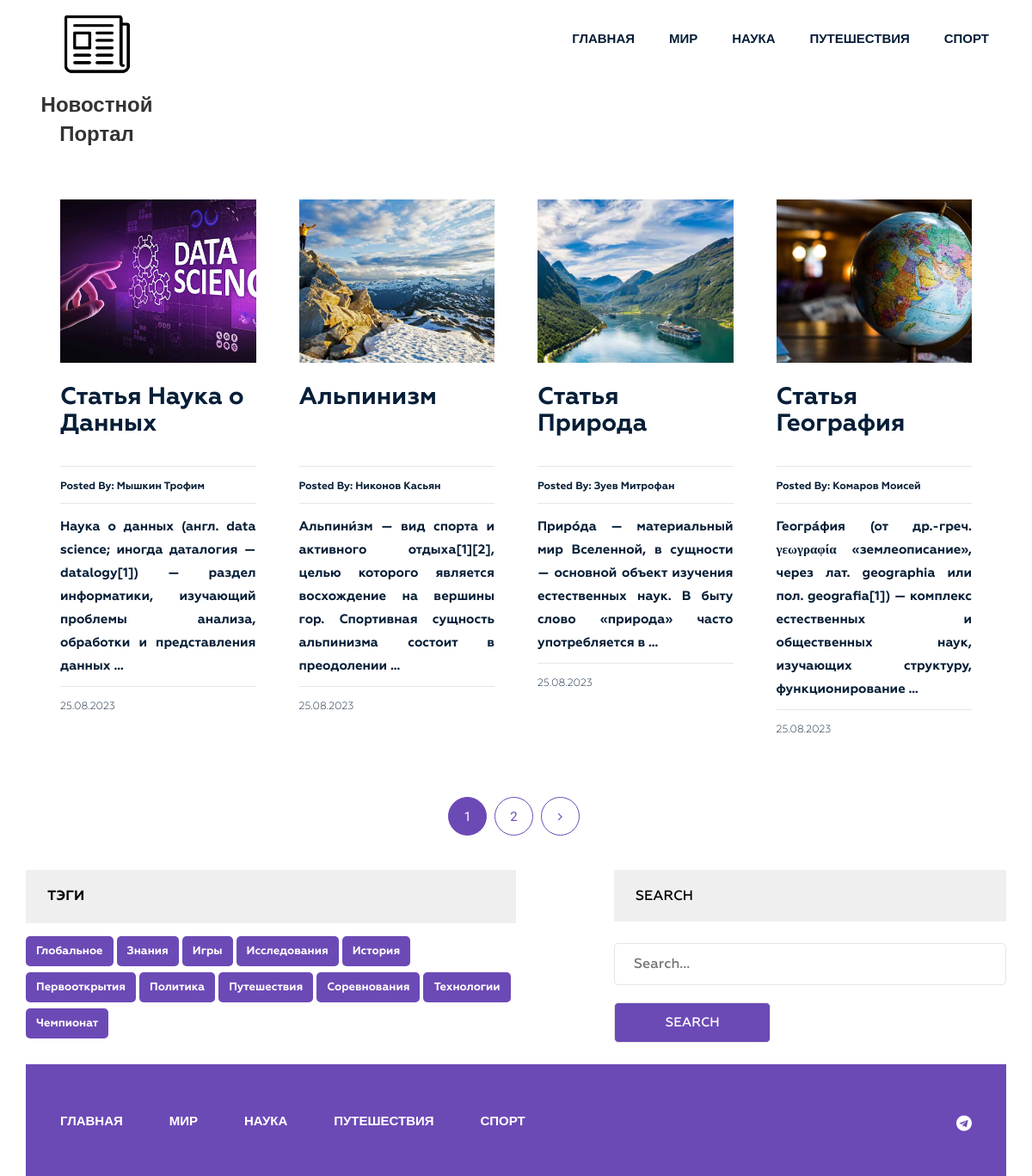
/tag/discovery/, run on the app's committed database.
### news/models.py (models this page shows, shortened)
class Category(models.Model):
    title = models.CharField(max_length=255)
    slug = models.SlugField(max_length=255, verbose_name='Category_url', unique=True)
    def get_absolute_url(self):
        return reverse('category', kwargs={"slug": self.slug})
    class Meta:
        verbose_name = 'Category(s)'
        verbose_name_plural = 'Categories'
        ordering = ['title']

class Post(models.Model):
    title = models.CharField(max_length=255, verbose_name='Name')
    slug = models.SlugField(max_length=255, unique=True, verbose_name='Link')
    author = models.CharField(max_length=100, verbose_name='Author')
    content = models.TextField(blank=True, verbose_name='Content')
    created_at = models.DateTimeField(auto_now_add=True, verbose_name='Published')
    photo = models.ImageField(upload_to='photos/%Y/%m/%d/', blank=True, verbose_name='Photo')
    views = models.IntegerField(default=0, verbose_name='Number of views')
    category = models.ForeignKey(Category, on_delete=models.PROTECT, related_name='posts', verbose_name='Category')
    tags = models.ManyToManyField(Tag, blank=True, related_name='posts', verbose_name='Tag')
    is_published = models.BooleanField(default=True)
    def get_absolute_url(self):
        return reverse('post', kwargs={"slug": self.slug})
    class Meta:
        verbose_name = 'Article(s)'
        verbose_name_plural = 'Articles'
        ordering = ['-created_at']

class Tag(models.Model):
    title = models.CharField(max_length=50)
    slug = models.SlugField(max_length=50, verbose_name='Slug_url', unique=True)
    def __str__(self):
        return self.title
    def get_absolute_url(self):
        return reverse('tag', kwargs={"slug": self.slug})
    class Meta:
        verbose_name = 'Tag'
        verbose_name_plural = 'Tags'
        ordering = ['title']

### news/views.py (the view)
# urls.py: path('tag/<str:slug>/', PostsByTag.as_view(), name='tag'),
class PostsByTag(ListView):
    template_name = 'news/tag.html'
    context_object_name = 'posts'
    paginate_by = 4
    allow_empty = False
    def get_queryset(self):
        queryset = Post.objects.filter(tags__slug=self.kwargs['slug']).order_by('-created_at')
        if not queryset.exists():
            raise Http404("Статей с данной категорией не найдено...")
        return queryset
    def get_context_data(self, *, object_list=None, **kwargs):
        context = super().get_context_data(**kwargs)
        context['title'] = 'Записи по тегу: ' + str(Tag.objects.get(slug=self.kwargs['slug']))
        return context

### news/templatetags/menu.py (called while the page is built)
@register.inclusion_tag('news/menu_tpl.html')
def show_menu(menu_class='menu'):
    categories = Category.objects.all()
    return {"categories": categories, "menu_class": menu_class}

### news/templatetags/sidebar.py (called while the page is built)
@register.inclusion_tag('news/tags_tpl.html')
def get_tags():
    tags = Tag.objects.all()
    return {"tags": tags}

### news/templates/news/tag.html (shortened to what this page needs)
{% extends 'base.html' %}
{% load static %}
{% load sidebar %}
{% block content %}
<section class="blog-post-area">
    <div class="container">
        <div class="row">
            <div class="blog-post-area-style">
                {% for post in posts %}
                    <div class="col-md-3">
                        <div class="single-post">
                            <div class="main-img">
                                {% if post.photo %}
                                <img src="{{ post.photo.url }}" alt="{{ post.title }}">
                                {% else %}
                                <img src="{% static 'img/no-image.jpeg'%}" alt="{{ post.title }}" height="201" width="300">
                                {% endif %}
                            </div>
                            <h3><a href="{{ post.get_absolute_url }}">{{ post.title|truncatewords_html:7|safe }}</a></h3>
                            <h4><span><b>Posted By: </b><span class="author-name"><b>{{ post.author }}</b></span></span></h4>
                            <a href="{{ post.get_absolute_url }}"><p><b>{{ post.content|truncatewords_html:20|safe }}</b></p></a>
                            <h4><span>{{ post.created_at|date:"d.m.Y" }}</span></h4>
                        </div>
                    </div>
                {% endfor %}
            </div>
        </div>
        {% if page_obj.has_other_pages %}
            <div class="pegination">
                <div class="nav-links">
                    {% for p in page_obj.paginator.page_range %}
                        {% if page_obj.number == p %}
                        <span class="page-numbers current">{{ p }}</span>
                        {% elif p > page_obj.number|add:-3 and p < page_obj.number|add:3 %}
                        <a class="page-numbers" href="?page={{ p }}">{{ p }}</a>
                        {% endif %}
                    {% endfor %}
                    {% if page_obj.has_next %}
                    <a class="page-numbers" href="?page={{ page_obj.next_page_number }}"><i class="fa fa-angle-right" aria-hidden="true"></i></a>
                    {% endif %}
                </div>
            </div>
        {% endif %}
        <section class="main-nav single-blog-area">
            <div class="right-tags">
                {% get_tags %}
            </div>
            <div class="left-search newsletter">
                <h2 class="sidebar-title main-tl">Search</h2>
                <form action="{% url 'search' %}" method="get">
                    <input type="text" name="s" id="" placeholder="Search...">
                    <input type="submit" value="Search">
                </form>
            </div>
        </section>
    </div>
</section>
{% endblock %}

### news/templates/news/menu_tpl.html
<div class="{{ menu_class }}">
    <ul>
        <li><a href="{% url 'home' %}"><b>Главная</b></a></li>
        {% for item in categories %}
            <li><a href="{{ item.get_absolute_url }}"><b>{{ item.title }}</b></a></li>
        {% endfor %}
    </ul>
</div>

### news/templates/news/tags_tpl.html
<div class="tags">
    <h2 class="sidebar-title main-tl"><b>Тэги</b></h2>
    {% for tag in tags %}
    <p><a href="{{ tag.get_absolute_url }}"><b>{{ tag.title }}</b></a></p>
    {% endfor %}
</div>

### news_app/static/slider.css (style rules this page uses)
p { position: relative; font-size: 24px; text-align: center; display: block; align-items: center; vertical-align: center; }
.overlay-content p, a { color: #ffffff; }

### data on the page
Category: title "МИР"
Category: title "НАУКА"
Category: title "ПУТЕШЕСТВИЯ"
Category: title "СПОРТ"
Post: photo (picture), title "Статья Наука о Данных", author "Мышкин Трофим", content "Наука о данных (англ. data science; иногда даталогия — datalogy[1]) — раздел информатики, изучающий проблемы анализа, обработки и представления данных …", created_at "25.08.2023"
Post: photo (picture), title "Альпинизм", author "Никонов Касьян", content "Альпини́зм — вид спорта и активного отдыха[1][2], целью которого является восхождение на вершины гор. Спортивная сущность альпинизма состоит в преодолении …", created_at "25.08.2023"
Post: photo (picture), title "Статья Природа", author "Зуев Митрофан", content "Приро́да — материальный мир Вселенной, в сущности — основной объект изучения естественных наук. В быту слово «природа» часто употребляется в …", created_at "25.08.2023"
Post: photo (picture), title "Статья География", author "Комаров Моисей", content "Геогра́фия (от др.-греч. γεωγραφία «землеописание», через лат. geographia или пол. geografia[1]) — комплекс естественных и общественных наук, изучающих структуру, функционирование …", created_at "25.08.2023"
Tag: title "Глобальное"
Tag: title "Знания"
Tag: title "Игры"
Tag: title "Исследования"
Tag: title "История"
Tag: title "Первооткрытия"
Tag: title "Политика"
Tag: title "Путешествия"
Tag: title "Соревнования"
Tag: title "Технологии"
Tag: title "Чемпионат"

### other printed values
{{ p }} "1"
{{ p }} "2"
